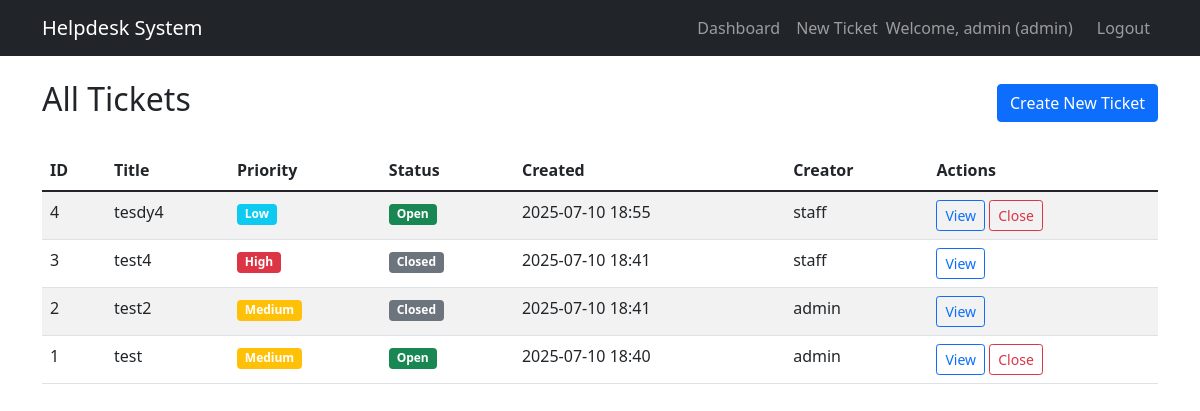
Screenshot of / (signed in) with the database file from the repository.
### main.py (models this page shows)
class User(UserMixin, db.Model):
    id = db.Column(db.Integer, primary_key=True)
    username = db.Column(db.String(80), unique=True, nullable=False)
    password_hash = db.Column(db.String(120), nullable=False)
    role = db.Column(db.String(20), nullable=False, default='staff')  # 'admin' or 'staff'
    tickets = db.relationship('Ticket', backref='creator', lazy=True)

class Ticket(db.Model):
    id = db.Column(db.Integer, primary_key=True)
    title = db.Column(db.String(200), nullable=False)
    description = db.Column(db.Text, nullable=False)
    status = db.Column(db.String(20), nullable=False, default='open')  # 'open' or 'closed'
    priority = db.Column(db.String(20), nullable=False, default='medium')  # 'low', 'medium', 'high'
    created_at = db.Column(db.DateTime, nullable=False, default=datetime.utcnow)
    user_id = db.Column(db.Integer, db.ForeignKey('user.id'), nullable=False)
    replies = db.relationship('Reply', backref='ticket', lazy=True, cascade='all, delete-orphan')

### main.py (the view)
@app.route('/')
def index():
    if current_user.is_authenticated:
        if current_user.role == 'admin':
            tickets = Ticket.query.order_by(Ticket.created_at.desc()).all()
        else:
            tickets = Ticket.query.filter_by(user_id=current_user.id).order_by(Ticket.created_at.desc()).all()
        return render_template('dashboard.html', tickets=tickets)
    return redirect(url_for('login'))

### main.py (called while the page is built)
@login_manager.user_loader
def load_user(user_id):
    return User.query.get(int(user_id))

### templates/dashboard.html (shortened to what this page needs)
{% extends "base.html" %}
{% block content %}
<div class="d-flex justify-content-between align-items-center mb-4">
    <h2>
        {% if current_user.role == 'admin' %}
            All Tickets
        {% else %}
            My Tickets
        {% endif %}
    </h2>
    <a href="{{ url_for('create_ticket') }}" class="btn btn-primary">Create New Ticket</a>
</div>
{% if tickets %}
<div class="table-responsive">
    <table class="table table-striped">
        <thead>
            <tr>
                <th>ID</th>
                <th>Title</th>
                <th>Priority</th>
                <th>Status</th>
                <th>Created</th>
                {% if current_user.role == 'admin' %}
                <th>Creator</th>
                {% endif %}
                <th>Actions</th>
            </tr>
        </thead>
        <tbody>
            {% for ticket in tickets %}
            <tr>
                <td>{{ ticket.id }}</td>
                <td>{{ ticket.title }}</td>
                <td>
                    {% if ticket.priority == 'high' %}
                        <span class="badge bg-danger">High</span>
                    {% elif ticket.priority == 'medium' %}
                        <span class="badge bg-warning">Medium</span>
                    {% else %}
                        <span class="badge bg-info">Low</span>
                    {% endif %}
                </td>
                <td>
                    {% if ticket.status == 'open' %}
                        <span class="badge bg-success">Open</span>
                    {% else %}
                        <span class="badge bg-secondary">Closed</span>
                    {% endif %}
                </td>
                <td>{{ ticket.created_at.strftime('%Y-%m-%d %H:%M') }}</td>
                {% if current_user.role == 'admin' %}
                <td>{{ ticket.creator.username }}</td>
                {% endif %}
                <td>
                    <a href="{{ url_for('view_ticket', ticket_id=ticket.id) }}" class="btn btn-sm btn-outline-primary">View</a>
                    {% if current_user.role == 'admin' and ticket.status == 'open' %}
                        <a href="{{ url_for('close_ticket', ticket_id=ticket.id) }}" class="btn btn-sm btn-outline-danger">Close</a>
                    {% endif %}
                </td>
            </tr>
            {% endfor %}
        </tbody>
    </table>
</div>
{% else %}
<div class="alert alert-info">
    No tickets found. <a href="{{ url_for('create_ticket') }}">Create your first ticket</a>.
</div>
{% endif %}
{% endblock %}

### templates/base.html (shortened to what this page needs)
<!DOCTYPE html>
<html lang="en">
<head>
    <link href="https://cdn.jsdelivr.net/npm/bootstrap@5.1.3/dist/css/bootstrap.min.css" rel="stylesheet">
</head>
<body>
    <nav class="navbar navbar-expand-lg navbar-dark bg-dark">
        <div class="container">
            <a class="navbar-brand" href="{{ url_for('index') }}">Helpdesk System</a>
            {% if current_user.is_authenticated %}
            <div class="navbar-nav ms-auto">
                <a class="nav-link" href="{{ url_for('index') }}">Dashboard</a>
                <a class="nav-link" href="{{ url_for('create_ticket') }}">New Ticket</a>
                <span class="navbar-text me-3">Welcome, {{ current_user.username }} ({{ current_user.role }})</span>
                <a class="nav-link" href="{{ url_for('logout') }}">Logout</a>
            </div>
            {% endif %}
        </div>
    </nav>
    <div class="container mt-4">
        {% block content %}{% endblock %}
    </div>
</body>
</html>

### rows the page displays
User: username "admin", role "admin"
Ticket: id "4", title "tesdy4", priority "Low", status "Open", created_at "2025-07-10 18:55", creator.username "staff"
Ticket: id "3", title "test4", priority "High", status "Closed", created_at "2025-07-10 18:41", creator.username "staff"
Ticket: id "2", title "test2", priority "Medium", status "Closed", created_at "2025-07-10 18:41", creator.username "admin"
Ticket: id "1", title "test", priority "Medium", status "Open", created_at "2025-07-10 18:40", creator.username "admin"
